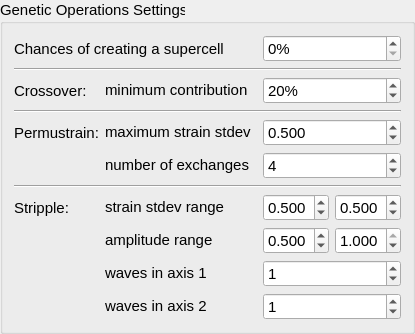
    <widget class="QGroupBox" name="groupBox_6">
     <property name="font">
      <font>
       <pointsize>11</pointsize>
      </font>
     </property>
     <property name="title">
      <string>Genetic Operations Settings</string>
     </property>
     <layout class="QGridLayout" name="gridLayout_6">
      <item row="10" column="3" colspan="2">
       <widget class="QSpinBox" name="spin_strip_per1">
        <property name="sizePolicy">
         <sizepolicy hsizetype="Minimum" vsizetype="Fixed">
          <horstretch>0</horstretch>
          <verstretch>0</verstretch>
         </sizepolicy>
        </property>
        <property name="minimumSize">
         <size>
          <width>0</width>
          <height>25</height>
         </size>
        </property>
        <property name="font">
         <font>
          <pointsize>11</pointsize>
         </font>
        </property>
        <property name="toolTip">
         <string>&lt;html&gt;&lt;head/&gt;&lt;body&gt;&lt;p&gt;Number of waves in one non-displaced direction for the ripple operator.&lt;/p&gt;&lt;p&gt;You probably don't want to change this unless using an enormous unit cell.&lt;/p&gt;&lt;p&gt;&lt;br/&gt;Default: 1&lt;/p&gt;&lt;/body&gt;&lt;/html&gt;</string>
        </property>
        <property name="value">
         <number>1</number>
        </property>
       </widget>
      </item>
      <item row="11" column="1">
       <widget class="QLabel" name="label_8">
        <property name="sizePolicy">
         <sizepolicy hsizetype="Preferred" vsizetype="Fixed">
          <horstretch>0</horstretch>
          <verstretch>0</verstretch>
         </sizepolicy>
        </property>
        <property name="font">
         <font>
          <pointsize>11</pointsize>
         </font>
        </property>
        <property name="text">
         <string>waves in axis 2</string>
        </property>
        <property name="alignment">
         <set>Qt::AlignLeading|Qt::AlignLeft|Qt::AlignVCenter</set>
        </property>
        <property name="buddy">
         <cstring>spin_strip_per2</cstring>
        </property>
       </widget>
      </item>
      <item row="9" column="3">
       <widget class="QDoubleSpinBox" name="spin_strip_amp_min">
        <property name="sizePolicy">
         <sizepolicy hsizetype="Minimum" vsizetype="Fixed">
          <horstretch>0</horstretch>
          <verstretch>0</verstretch>
         </sizepolicy>
        </property>
        <property name="minimumSize">
         <size>
          <width>0</width>
          <height>25</height>
         </size>
        </property>
        <property name="font">
         <font>
          <pointsize>11</pointsize>
         </font>
        </property>
        <property name="toolTip">
         <string>Minimum ripple amplitude.

See publication for details.

Default: 0.5</string>
        </property>
        <property name="decimals">
         <number>3</number>
        </property>
        <property name="maximum">
         <double>1.000000000000000</double>
        </property>
        <property name="singleStep">
         <double>0.050000000000000</double>
        </property>
        <property name="value">
         <double>0.500000000000000</double>
        </property>
       </widget>
      </item>
      <item row="6" column="3" colspan="2">
       <widget class="QSpinBox" name="spin_perm_ex">
        <property name="sizePolicy">
         <sizepolicy hsizetype="Minimum" vsizetype="Fixed">
          <horstretch>0</horstretch>
          <verstretch>0</verstretch>
         </sizepolicy>
        </property>
        <property name="minimumSize">
         <size>
          <width>0</width>
          <height>25</height>
         </size>
        </property>
        <property name="font">
         <font>
          <pointsize>11</pointsize>
         </font>
        </property>
        <property name="toolTip">
         <string>Number of separate swaps in the permutation operator.

Default: 4</string>
        </property>
        <property name="maximum">
         <number>100</number>
        </property>
        <property name="value">
         <number>4</number>
        </property>
       </widget>
      </item>
      <item row="8" column="4">
       <widget class="QDoubleSpinBox" name="spin_strip_strainStdev_max">
        <property name="sizePolicy">
         <sizepolicy hsizetype="Minimum" vsizetype="Fixed">
          <horstretch>0</horstretch>
          <verstretch>0</verstretch>
         </sizepolicy>
        </property>
        <property name="minimumSize">
         <size>
          <width>0</width>
          <height>25</height>
         </size>
        </property>
        <property name="font">
         <font>
          <pointsize>11</pointsize>
         </font>
        </property>
        <property name="toolTip">
         <string>Maximum standard deviation for the random elements in the strain matrix.

See publication for details.

Default: 0.5</string>
        </property>
        <property name="decimals">
         <number>3</number>
        </property>
        <property name="maximum">
         <double>2.000000000000000</double>
        </property>
        <property name="singleStep">
         <double>0.100000000000000</double>
        </property>
        <property name="value">
         <double>0.500000000000000</double>
        </property>
       </widget>
      </item>
      <item row="8" column="0">
       <widget class="QLabel" name="label_20">
        <property name="font">
         <font>
          <pointsize>11</pointsize>
         </font>
        </property>
        <property name="text">
         <string>Stripple:</string>
        </property>
       </widget>
      </item>
      <item row="11" column="3" colspan="2">
       <widget class="QSpinBox" name="spin_strip_per2">
        <property name="sizePolicy">
         <sizepolicy hsizetype="Minimum" vsizetype="Fixed">
          <horstretch>0</horstretch>
          <verstretch>0</verstretch>
         </sizepolicy>
        </property>
        <property name="minimumSize">
         <size>
          <width>0</width>
          <height>25</height>
         </size>
        </property>
        <property name="font">
         <font>
          <pointsize>11</pointsize>
         </font>
        </property>
        <property name="toolTip">
         <string>&lt;html&gt;&lt;head/&gt;&lt;body&gt;&lt;p&gt;Number of waves in the other non-displaced direction for the ripple operator.&lt;/p&gt;&lt;p&gt;You probably don't want to change this unless using an enormous unit cell.&lt;/p&gt;&lt;p&gt;&lt;br/&gt;Default: 1&lt;/p&gt;&lt;/body&gt;&lt;/html&gt;</string>
        </property>
        <property name="value">
         <number>1</number>
        </property>
       </widget>
      </item>
      <item row="2" column="0">
       <widget class="QLabel" name="label_18">
        <property name="font">
         <font>
          <pointsize>11</pointsize>
         </font>
        </property>
        <property name="text">
         <string>Crossover:</string>
        </property>
       </widget>
      </item>
      <item row="7" column="0" colspan="5">
       <widget class="Line" name="line_2">
        <property name="orientation">
         <enum>Qt::Horizontal</enum>
        </property>
       </widget>
      </item>
      <item row="5" column="1">
       <widget class="QLabel" name="label_5">
        <property name="sizePolicy">
         <sizepolicy hsizetype="Preferred" vsizetype="Fixed">
          <horstretch>0</horstretch>
          <verstretch>0</verstretch>
         </sizepolicy>
        </property>
        <property name="font">
         <font>
          <pointsize>11</pointsize>
         </font>
        </property>
        <property name="text">
         <string>maximum strain stdev</string>
        </property>
        <property name="alignment">
         <set>Qt::AlignLeading|Qt::AlignLeft|Qt::AlignVCenter</set>
        </property>
        <property name="buddy">
         <cstring>spin_perm_strainStdev_max</cstring>
        </property>
       </widget>
      </item>
      <item row="8" column="1">
       <widget class="QLabel" name="label_27">
        <property name="sizePolicy">
         <sizepolicy hsizetype="Preferred" vsizetype="Fixed">
          <horstretch>0</horstretch>
          <verstretch>0</verstretch>
         </sizepolicy>
        </property>
        <property name="font">
         <font>
          <pointsize>11</pointsize>
         </font>
        </property>
        <property name="toolTip">
         <string>Standard deviation of the random elements of the strain matrix.

Default: 0.07</string>
        </property>
        <property name="text">
         <string>strain stdev range</string>
        </property>
        <property name="alignment">
         <set>Qt::AlignLeading|Qt::AlignLeft|Qt::AlignVCenter</set>
        </property>
        <property name="buddy">
         <cstring>spin_strip_strainStdev_min</cstring>
        </property>
       </widget>
      </item>
      <item row="0" column="0" colspan="2">
       <widget class="QLabel" name="label_11">
        <property name="font">
         <font>
          <pointsize>11</pointsize>
         </font>
        </property>
        <property name="text">
         <string>Chances of creating a supercell</string>
        </property>
       </widget>
      </item>
      <item row="1" column="0" colspan="5">
       <widget class="Line" name="line_8">
        <property name="orientation">
         <enum>Qt::Horizontal</enum>
        </property>
       </widget>
      </item>
      <item row="2" column="3" colspan="2">
       <widget class="QSpinBox" name="spin_cross_minimumContribution">
        <property name="sizePolicy">
         <sizepolicy hsizetype="Minimum" vsizetype="Fixed">
          <horstretch>0</horstretch>
          <verstretch>0</verstretch>
         </sizepolicy>
        </property>
        <property name="minimumSize">
         <size>
          <width>0</width>
          <height>25</height>
         </size>
        </property>
        <property name="font">
         <font>
          <pointsize>11</pointsize>
         </font>
        </property>
        <property name="toolTip">
         <string>This is the smallest contribution a parent may make to the offspring during crossover.

Default: 25%</string>
        </property>
        <property name="suffix">
         <string>%</string>
        </property>
        <property name="maximum">
         <number>50</number>
        </property>
        <property name="value">
         <number>20</number>
        </property>
       </widget>
      </item>
      <item row="6" column="1">
       <widget class="QLabel" name="label_30">
        <property name="sizePolicy">
         <sizepolicy hsizetype="Preferred" vsizetype="Fixed">
          <horstretch>0</horstretch>
          <verstretch>0</verstretch>
         </sizepolicy>
        </property>
        <property name="font">
         <font>
          <pointsize>11</pointsize>
         </font>
        </property>
        <property name="toolTip">
         <string>Number of separate swaps in the permutation operator.

Default: 3</string>
        </property>
        <property name="text">
         <string>number of exchanges</string>
        </property>
        <property name="alignment">
         <set>Qt::AlignLeading|Qt::AlignLeft|Qt::AlignVCenter</set>
        </property>
        <property name="buddy">
         <cstring>spin_perm_ex</cstring>
        </property>
       </widget>
      </item>
      <item row="2" column="1">
       <widget class="QLabel" name="label_3">
        <property name="sizePolicy">
         <sizepolicy hsizetype="Preferred" vsizetype="Fixed">
          <horstretch>0</horstretch>
          <verstretch>0</verstretch>
         </sizepolicy>
        </property>
        <property name="font">
         <font>
          <pointsize>11</pointsize>
         </font>
        </property>
        <property name="text">
         <string>minimum contribution</string>
        </property>
        <property name="alignment">
         <set>Qt::AlignLeading|Qt::AlignLeft|Qt::AlignVCenter</set>
        </property>
        <property name="buddy">
         <cstring>spin_cross_minimumContribution</cstring>
        </property>
       </widget>
      </item>
      <item row="10" column="1">
       <widget class="QLabel" name="label_7">
        <property name="sizePolicy">
         <sizepolicy hsizetype="Preferred" vsizetype="Fixed">
          <horstretch>0</horstretch>
          <verstretch>0</verstretch>
         </sizepolicy>
        </property>
        <property name="font">
         <font>
          <pointsize>11</pointsize>
         </font>
        </property>
        <property name="text">
         <string>waves in axis 1</string>
        </property>
        <property name="alignment">
         <set>Qt::AlignLeading|Qt::AlignLeft|Qt::AlignVCenter</set>
        </property>
        <property name="buddy">
         <cstring>spin_strip_per1</cstring>
        </property>
       </widget>
      </item>
      <item row="5" column="3" colspan="2">
       <widget class="QDoubleSpinBox" name="spin_perm_strainStdev_max">
        <property name="sizePolicy">
         <sizepolicy hsizetype="Minimum" vsizetype="Fixed">
          <horstretch>0</horstretch>
          <verstretch>0</verstretch>
         </sizepolicy>
        </property>
        <property name="minimumSize">
         <size>
          <width>0</width>
          <height>25</height>
         </size>
        </property>
        <property name="font">
         <font>
          <pointsize>11</pointsize>
         </font>
        </property>
        <property name="toolTip">
         <string>Maximum standard deviation for the random elements in the strain matrix.

See publication for details.

Default: 0.5</string>
        </property>
        <property name="decimals">
         <number>3</number>
        </property>
        <property name="value">
         <double>0.500000000000000</double>
        </property>
       </widget>
      </item>
      <item row="9" column="4">
       <widget class="QDoubleSpinBox" name="spin_strip_amp_max">
        <property name="sizePolicy">
         <sizepolicy hsizetype="Minimum" vsizetype="Fixed">
          <horstretch>0</horstretch>
          <verstretch>0</verstretch>
         </sizepolicy>
        </property>
        <property name="minimumSize">
         <size>
          <width>0</width>
          <height>25</height>
         </size>
        </property>
        <property name="font">
         <font>
          <pointsize>11</pointsize>
         </font>
        </property>
        <property name="toolTip">
         <string>Maximum ripple amplitude.

See publication for details.

Default: 1.0</string>
        </property>
        <property name="decimals">
         <number>3</number>
        </property>
        <property name="maximum">
         <double>1.000000000000000</double>
        </property>
        <property name="singleStep">
         <double>0.050000000000000</double>
        </property>
        <property name="value">
         <double>1.000000000000000</double>
        </property>
       </widget>
      </item>
      <item row="8" column="3">
       <widget class="QDoubleSpinBox" name="spin_strip_strainStdev_min">
        <property name="sizePolicy">
         <sizepolicy hsizetype="Minimum" vsizetype="Fixed">
          <horstretch>0</horstretch>
          <verstretch>0</verstretch>
         </sizepolicy>
        </property>
        <property name="minimumSize">
         <size>
          <width>0</width>
          <height>25</height>
         </size>
        </property>
        <property name="font">
         <font>
          <pointsize>11</pointsize>
         </font>
        </property>
        <property name="toolTip">
         <string>Minimum standard deviation for the random elements in the strain matrix.

See publication for details.

Default: 0.5</string>
        </property>
        <property name="decimals">
         <number>3</number>
        </property>
        <property name="maximum">
         <double>2.000000000000000</double>
        </property>
        <property name="singleStep">
         <double>0.100000000000000</double>
        </property>
        <property name="value">
         <double>0.500000000000000</double>
        </property>
       </widget>
      </item>
      <item row="9" column="1">
       <widget class="QLabel" name="label_6">
        <property name="sizePolicy">
         <sizepolicy hsizetype="Preferred" vsizetype="Fixed">
          <horstretch>0</horstretch>
          <verstretch>0</verstretch>
         </sizepolicy>
        </property>
        <property name="font">
         <font>
          <pointsize>11</pointsize>
         </font>
        </property>
        <property name="text">
         <string>amplitude range</string>
        </property>
        <property name="alignment">
         <set>Qt::AlignLeading|Qt::AlignLeft|Qt::AlignVCenter</set>
        </property>
        <property name="buddy">
         <cstring>spin_strip_amp_min</cstring>
        </property>
       </widget>
      </item>
      <item row="5" column="0">
       <widget class="QLabel" name="label_19">
        <property name="font">
         <font>
          <pointsize>11</pointsize>
         </font>
        </property>
        <property name="text">
         <string>Permustrain:</string>
        </property>
       </widget>
      </item>
      <item row="4" column="0" colspan="5">
       <widget class="Line" name="line">
        <property name="orientation">
         <enum>Qt::Horizontal</enum>
        </property>
       </widget>
      </item>
      <item row="0" column="3" colspan="2">
       <widget class="QSpinBox" name="sb_rand_supercell">
        <property name="minimumSize">
         <size>
          <width>0</width>
          <height>25</height>
         </size>
        </property>
        <property name="font">
         <font>
          <pointsize>11</pointsize>
         </font>
        </property>
        <property name="toolTip">
         <string>&lt;html&gt;&lt;head/&gt;&lt;body&gt;&lt;p&gt;If given any non-zero percentages, that will be used as the chances of expanding the unit cell generated by any of the genetic operations to a supercell. The supercell size will be chosen randomly by XtalOpt, within the limit allowed by the maximum number of atoms set by the user.&lt;/p&gt;&lt;p&gt;Defalut: 0%&lt;/p&gt;&lt;/body&gt;&lt;/html&gt;</string>
        </property>
        <property name="suffix">
         <string>%</string>
        </property>
        <property name="maximum">
         <number>100</number>
        </property>
       </widget>
      </item>
     </layout>
    </widget>
